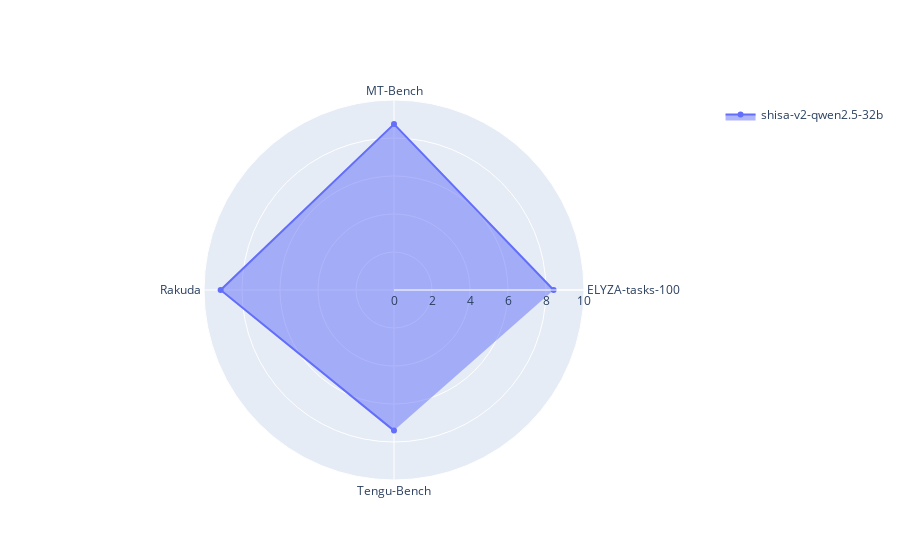

The code cell stored with this chart in its notebook:
### Code cell
import plotly.graph_objects as go
from plotly import offline

fig = go.Figure()

for unique_model in unique_models:
    
    model_mean_df = mean_df.loc[unique_model]
    
    fig.add_trace(go.Scatterpolar(
          r=model_mean_df["score_"],
          theta=model_mean_df["eval_dataset"],
          fill='toself',
          name=unique_model
    ))

fig.update_layout(
  polar=dict(
    radialaxis=dict(
      visible=True,
      range=[0, 10]
    )),
  showlegend=True
)

fig.show()
# offline.plot(fig)

### Figure 1 — Plotly figure (JSON) as saved in the notebook; plotly's stock layout.template omitted (floating-point values rounded to 4 significant figures)
{"data": [{"fill": "toself", "name": "shisa-v2-qwen2.5-32b", "r": [8.4, 8.733, 9.125, 7.4], "theta": ["ELYZA-tasks-100", "MT-Bench", "Rakuda", "Tengu-Bench"], "type": "scatterpolar"}], "layout": {"polar": {"radialaxis": {"range": [0, 10], "visible": true}}, "showlegend": true}}
